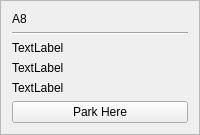
        <widget class="QFrame" name="frame_30">
         <property name="frameShape">
          <enum>QFrame::StyledPanel</enum>
         </property>
         <property name="frameShadow">
          <enum>QFrame::Plain</enum>
         </property>
         <layout class="QGridLayout" name="gridLayout_47">
          <item row="0" column="0">
           <layout class="QVBoxLayout" name="verticalLayout_46">
            <item>
             <widget class="QLabel" name="label_49">
              <property name="text">
               <string>A8</string>
              </property>
             </widget>
            </item>
            <item>
             <widget class="Line" name="line_51">
              <property name="orientation">
               <enum>Qt::Horizontal</enum>
              </property>
             </widget>
            </item>
            <item>
             <widget class="QLabel" name="a8TakenLbl">
              <property name="text">
               <string>TextLabel</string>
              </property>
             </widget>
            </item>
            <item>
             <widget class="QLabel" name="a8handLbl">
              <property name="text">
               <string>TextLabel</string>
              </property>
             </widget>
            </item>
            <item>
             <widget class="QLabel" name="takenByLbla8">
              <property name="text">
               <string>TextLabel</string>
              </property>
             </widget>
            </item>
            <item>
             <widget class="QPushButton" name="a8Btn">
              <property name="text">
               <string>Park Here</string>
              </property>
             </widget>
            </item>
           </layout>
          </item>
         </layout>
        </widget>
